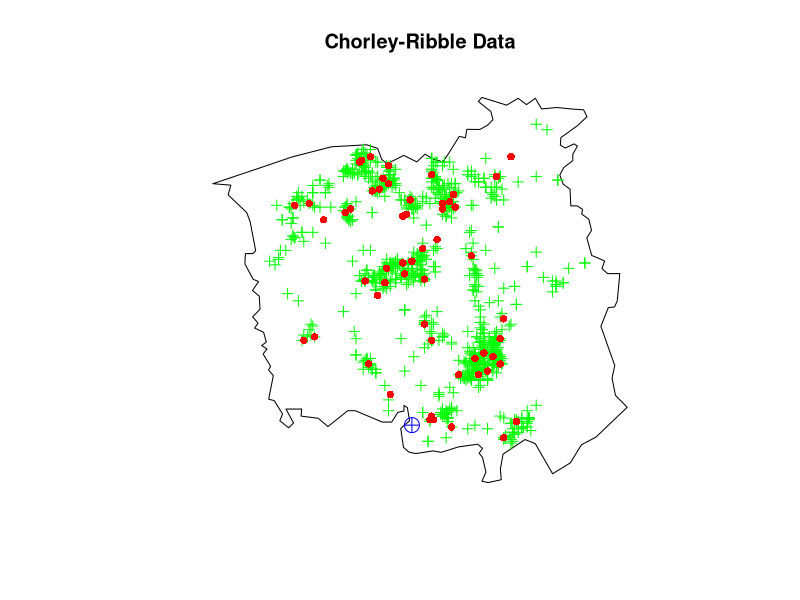
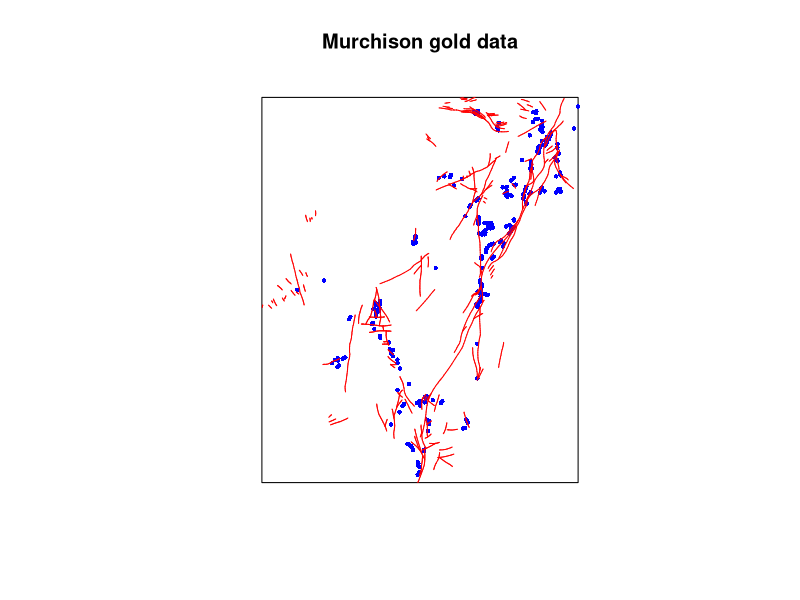
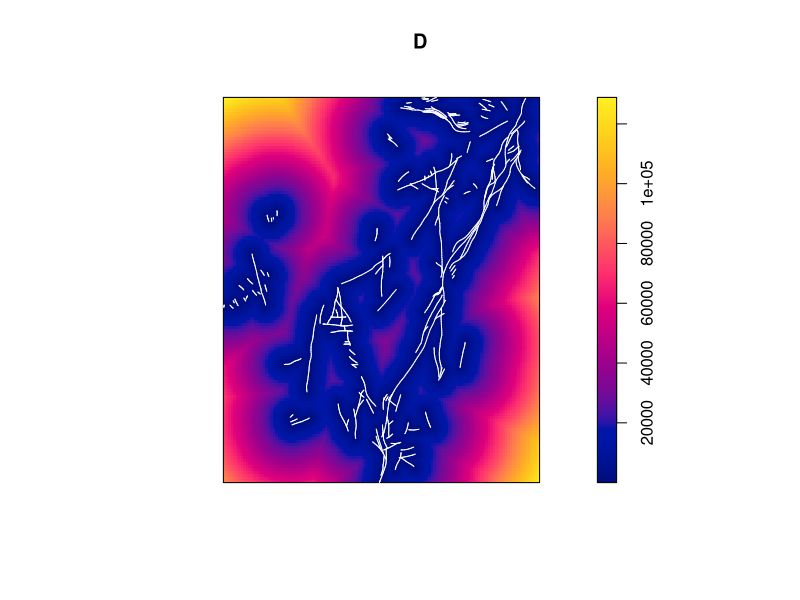
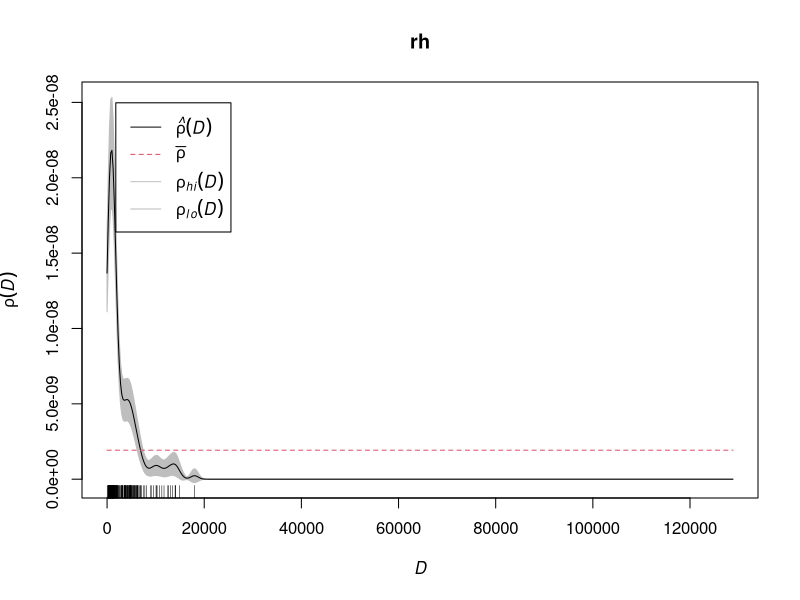
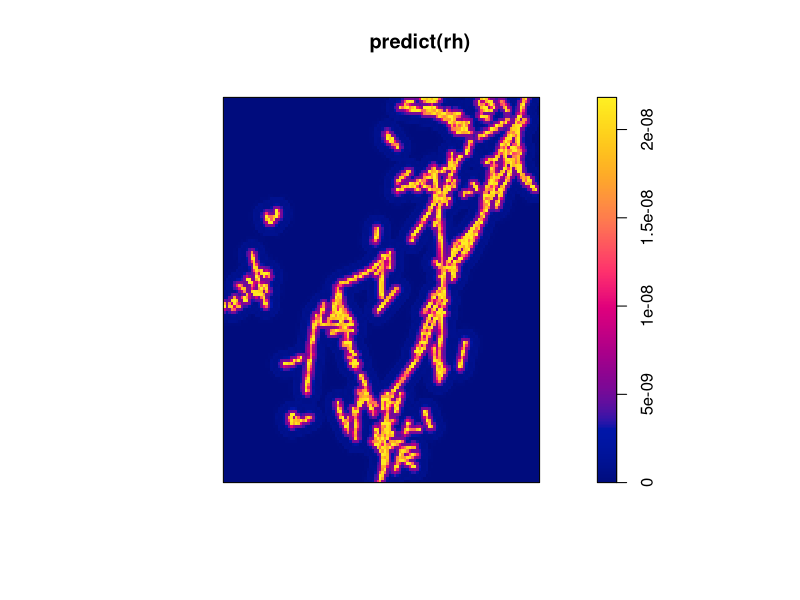
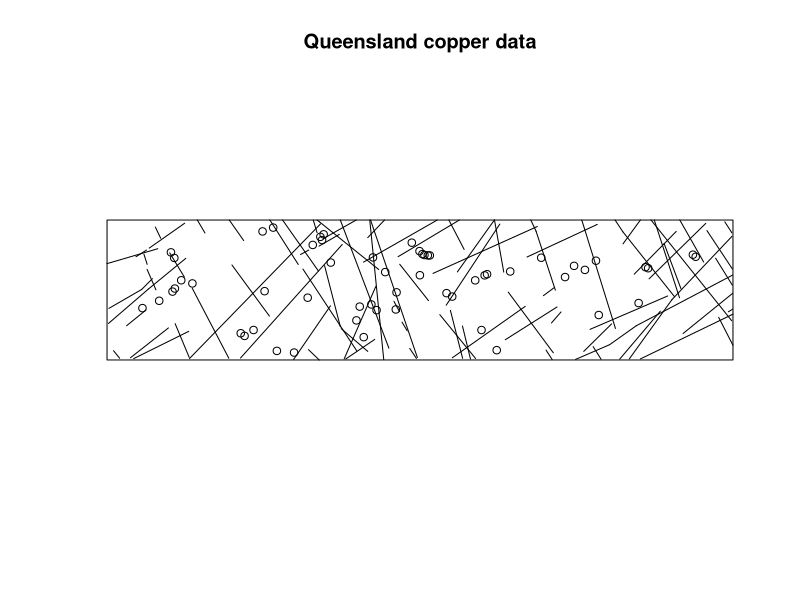
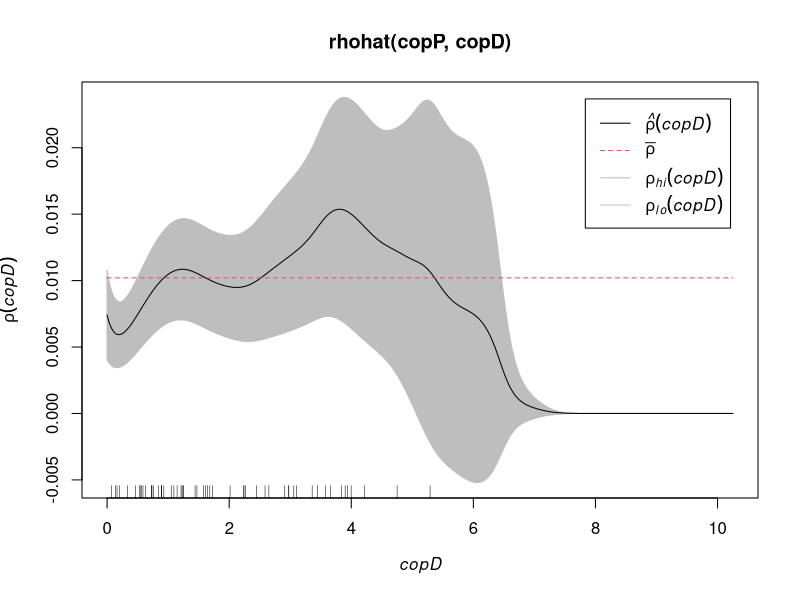

Reproduce these figures in R, in order. (Note: this script raises an error after producing the figures.)
#'      Workshop on analysing spatial point patterns with spatstat
#'                   Aalborg, April 2015
#' 
#'                   Lecturer's R script 
#'                  Session 3: Intensity dependent on a covariate
#' 
#'         Copyright (c) Adrian Baddeley and Ege Rubak 2015
#'
library(spatstat)

chorley.extra$plotit()
#' [Discuss problem]

X <- murchison$gold
L <- murchison$faults
plot(X, main="Murchison gold data", chars=16, cex=0.6, cols="blue")
plot(L, add=TRUE, col="red")
#' [Discuss problem]

D <- distmap(L)
plot(D)
plot(L, add=TRUE, col="white")
#' distance to nearest fault

rh <- rhohat(X, D)
plot(rh)
#' [Explain theory]
rh
plot(predict(rh))

copP <- rotate(copper$SouthPoints, pi/2)
copL <- rotate(copper$SouthLines, pi/2)
plot(copP, main="Queensland copper data")
plot(copL, add=TRUE)

copD <- distmap(copL)
plot(rhohat(copP, copD))

berman.test(copP, copD)
bt <- .Last.value
plot(bt)
#' [Explain theory]

bt2 <- berman.test(copP, copD, which="Z2")
plot(bt2)
#' [Explain theory]

plot(roc(copP, copD))
plot(roc(X, D, high=FALSE))
#' ROC plot [development version of spatstat]
